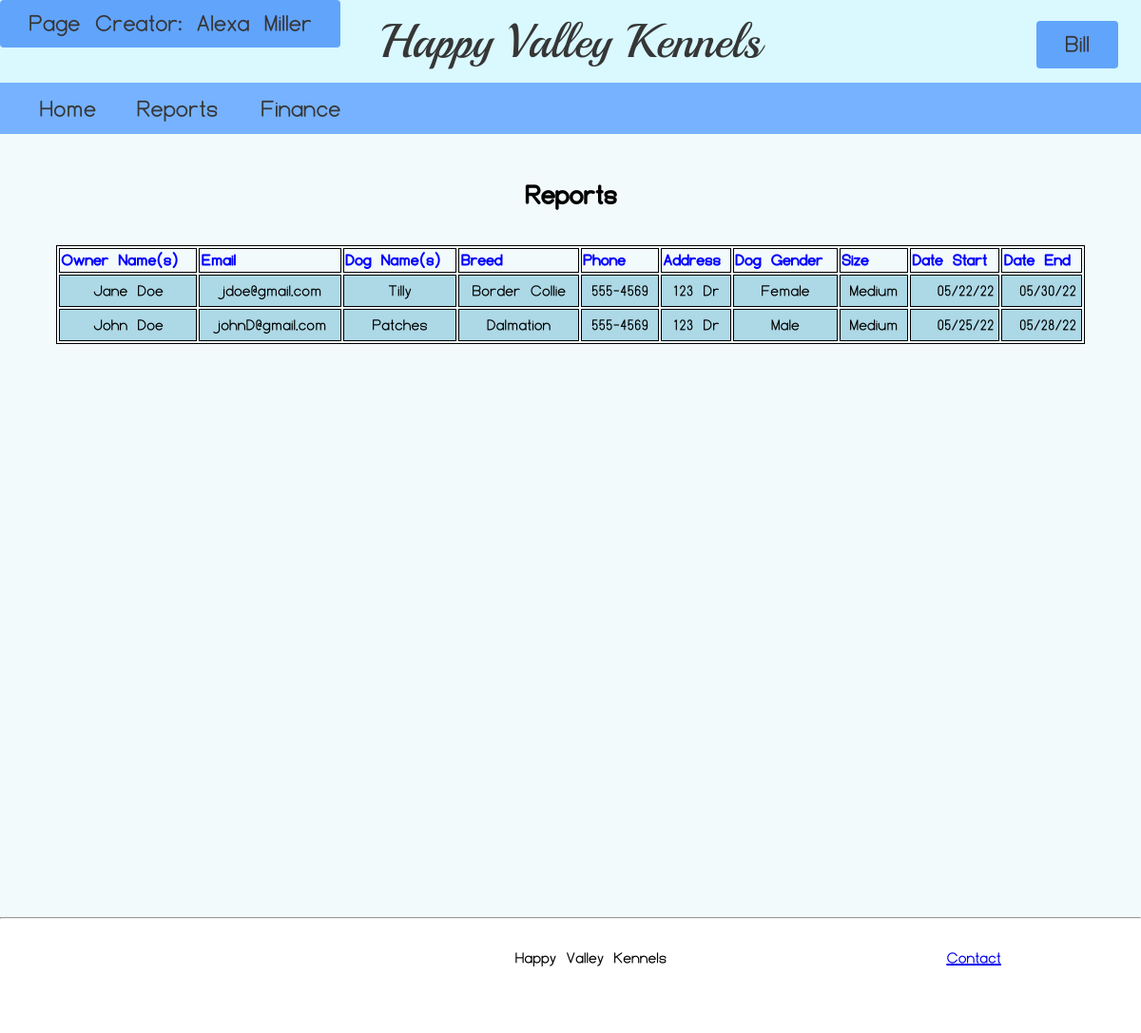
/Reports/report.php (signed in), run on the app's committed database.
### tables this page shows
Create table scheduling
(
	Id		Int(10)		Primary Key 	AUTO_INCREMENT,
    Name	varchar(50),
    Email	varchar(50),
    DogName	varchar(25),
    Breed	varchar(25),
    Phone	varchar(15),
    Address	varchar(100),
    Gender	varchar(25),
    Size	varchar(25),
    CheckIn	varchar(25),
    CheckOut varchar(25)
);

### Reports/report.php (the view, shortened to what this page needs)
<?php
include "../assets/Header/Header.php";
require_once('database.php');
$queryReports = 'SELECT * FROM scheduling';
$statement1 = $db->prepare($queryReports);
$statement1->execute();
$reports = $statement1->fetchAll();
?>
<!DOCTYPE html>
<html>
<head>
    <link rel="stylesheet" type="text/css" href="../reports.css">
    <link rel="stylesheet" type="text/css" href="reports.css">
</head>
<body>
    <div id="Page_Content">
        <section>
            <table>
                <caption>
                    <h3>Reports</h3>
                </caption>
                <thead>
                    <tr>
                        <th class="left">Owner Name(s)</th>
                        <th class="left">Email</th>
                        <th class="left">Dog Name(s)</th>
                        <th class="left">Breed</th>
                        <th class="left">Phone</th>
                        <th class="left">Address</th>
                        <th class="left">Dog Gender</th>
                        <th class="left">Size</th>
                        <th class="left">Date Start</td>
                        <th class="left">Date End</td>
                    </tr>
                </thead>
                <tbody>
                    <?php foreach ($reports as $report) : ?>
                        <tr class="blue">
                            <td><?php echo $report['Name']; ?></td>
                            <td><?php echo $report['Email']; ?></td>
                            <td><?php echo $report['DogName']; ?></td>
                            <td><?php echo $report['Breed']; ?></td>
                            <td><?php echo $report['Phone']; ?></td>
                            <td><?php echo $report['Address']; ?></td>
                            <td><?php echo $report['Gender']; ?></td>
                            <td><?php echo $report['Size']; ?></td>
                            <td class="right"><?php echo $report['CheckIn']; ?></td>
                            <td class="right"><?php echo $report['CheckOut']; ?></td>
                        </tr>
                    <?php endforeach; ?>
                </tbody>
            </table>
        </section>
    </div>
</body>
</html>
<?php
include("../assets/Footer/Footer.php");
?>

### Reports/reports.css (style rules this page uses)
#Page_Content section { display: flex; justify-content: center; }
caption { font-weight: bold; text-align: center; font-size: 145%; }
table { width: 92%; border: 1px solid black; }
th { color: blue; border: 1px solid black; }
td { text-align: center; padding: 5px; border: 1px solid black; }
.blue { background-color: lightblue; }
.left { text-align: left; }
.right { text-align: right; }

### data on the page
scheduling: Name "Jane Doe", Email "jdoe@gmail.com", DogName "Tilly", Breed "Border Collie", Phone "555-4569", Address "123 Dr", Gender "Female", Size "Medium", CheckIn "05/22/22", CheckOut "05/30/22"
scheduling: Name "John Doe", Email "johnD@gmail.com", DogName "Patches", Breed "Dalmation", Phone "555-4569", Address "123 Dr", Gender "Male", Size "Medium", CheckIn "05/25/22", CheckOut "05/28/22"

### other printed values
$page_creator "Alexa Miller"
$username "Bill"
